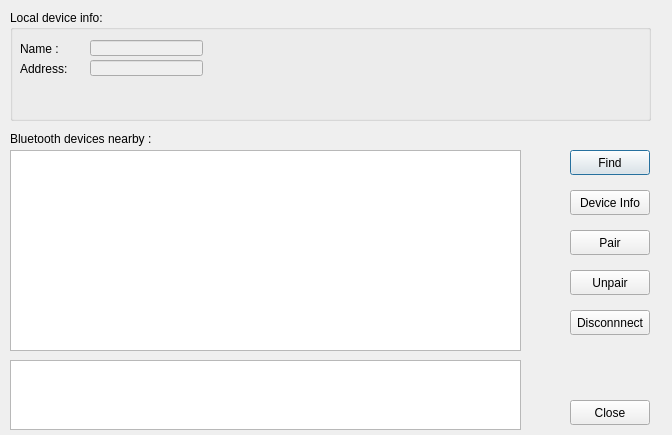
<?xml version="1.0" encoding="UTF-8"?>
<ui version="4.0">
 <class>BtConnector</class>
 <widget class="QDialog" name="BtConnector">
  <property name="geometry">
   <rect>
    <x>0</x>
    <y>0</y>
    <width>672</width>
    <height>435</height>
   </rect>
  </property>
  <property name="windowTitle">
   <string>Dialog</string>
  </property>
  <widget class="QListWidget" name="listDevicesNearby">
   <property name="geometry">
    <rect>
     <x>10</x>
     <y>150</y>
     <width>511</width>
     <height>201</height>
    </rect>
   </property>
  </widget>
  <widget class="QLabel" name="label">
   <property name="geometry">
    <rect>
     <x>10</x>
     <y>130</y>
     <width>161</width>
     <height>17</height>
    </rect>
   </property>
   <property name="text">
    <string>Bluetooth devices nearby :</string>
   </property>
  </widget>
  <widget class="QPushButton" name="buttonScan">
   <property name="geometry">
    <rect>
     <x>570</x>
     <y>150</y>
     <width>80</width>
     <height>25</height>
    </rect>
   </property>
   <property name="text">
    <string>Find</string>
   </property>
  </widget>
  <widget class="QPushButton" name="buttonPair">
   <property name="geometry">
    <rect>
     <x>570</x>
     <y>230</y>
     <width>80</width>
     <height>25</height>
    </rect>
   </property>
   <property name="text">
    <string>Pair</string>
   </property>
  </widget>
  <widget class="QPushButton" name="buttonDisconnect">
   <property name="geometry">
    <rect>
     <x>570</x>
     <y>310</y>
     <width>80</width>
     <height>25</height>
    </rect>
   </property>
   <property name="text">
    <string>Disconnnect</string>
   </property>
  </widget>
  <widget class="QPushButton" name="buttonRemoteDeviceInfo">
   <property name="geometry">
    <rect>
     <x>570</x>
     <y>190</y>
     <width>80</width>
     <height>25</height>
    </rect>
   </property>
   <property name="text">
    <string>Device Info</string>
   </property>
  </widget>
  <widget class="QLabel" name="label_localDevice">
   <property name="geometry">
    <rect>
     <x>10</x>
     <y>20</y>
     <width>381</width>
     <height>17</height>
    </rect>
   </property>
   <property name="text">
    <string/>
   </property>
  </widget>
  <widget class="QPushButton" name="buttonClose">
   <property name="geometry">
    <rect>
     <x>570</x>
     <y>400</y>
     <width>80</width>
     <height>25</height>
    </rect>
   </property>
   <property name="text">
    <string>Close</string>
   </property>
  </widget>
  <widget class="QGroupBox" name="groupBox">
   <property name="geometry">
    <rect>
     <x>10</x>
     <y>10</y>
     <width>641</width>
     <height>111</height>
    </rect>
   </property>
   <property name="title">
    <string>Local device info:</string>
   </property>
   <widget class="QLabel" name="label_2">
    <property name="geometry">
     <rect>
      <x>10</x>
      <y>30</y>
      <width>54</width>
      <height>17</height>
     </rect>
    </property>
    <property name="text">
     <string>Name :</string>
    </property>
   </widget>
   <widget class="QLabel" name="label_3">
    <property name="geometry">
     <rect>
      <x>10</x>
      <y>50</y>
      <width>54</width>
      <height>17</height>
     </rect>
    </property>
    <property name="text">
     <string>Address:</string>
    </property>
   </widget>
   <widget class="QLineEdit" name="lineEdit_name">
    <property name="enabled">
     <bool>false</bool>
    </property>
    <property name="geometry">
     <rect>
      <x>80</x>
      <y>30</y>
      <width>113</width>
      <height>16</height>
     </rect>
    </property>
   </widget>
   <widget class="QLineEdit" name="lineEdit_address">
    <property name="enabled">
     <bool>false</bool>
    </property>
    <property name="geometry">
     <rect>
      <x>80</x>
      <y>50</y>
      <width>113</width>
      <height>16</height>
     </rect>
    </property>
   </widget>
  </widget>
  <widget class="QTextEdit" name="textEdit">
   <property name="geometry">
    <rect>
     <x>10</x>
     <y>360</y>
     <width>511</width>
     <height>70</height>
    </rect>
   </property>
  </widget>
  <widget class="QPushButton" name="buttonUnpair">
   <property name="geometry">
    <rect>
     <x>570</x>
     <y>270</y>
     <width>80</width>
     <height>25</height>
    </rect>
   </property>
   <property name="text">
    <string>Unpair</string>
   </property>
  </widget>
 </widget>
 <resources/>
 <connections/>
</ui>
